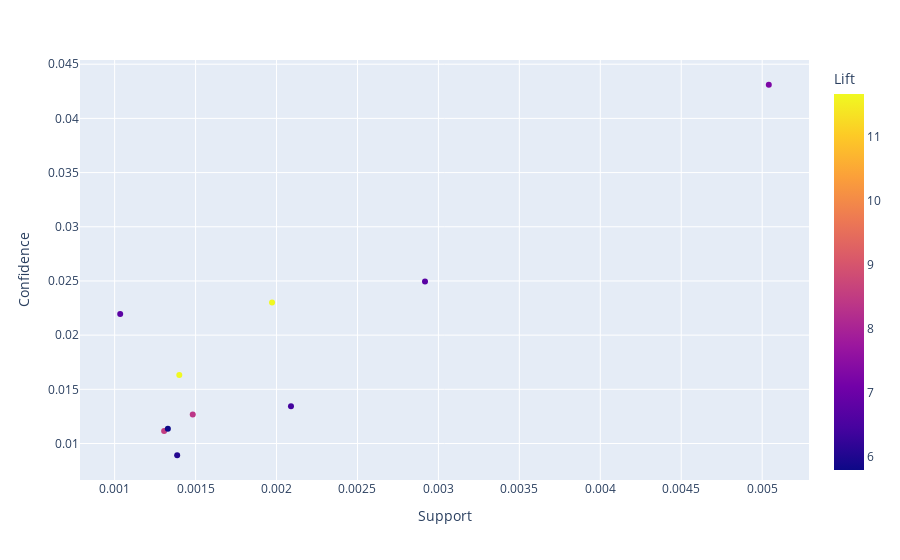

The cell this chart's notebook holds for it:
### Code cell
import plotly.express as px
fig = px.scatter(data_10_best, x='Support', y='Confidence', color='Lift')
fig.show()

### Figure 1 — Plotly figure (JSON) as saved in the notebook; plotly's stock layout.template omitted (floating-point values rounded to 4 significant figures)
{"data": [{"hovertemplate": "Support=%{x}<br>Confidence=%{y}<br>Lift=%{marker.color}<extra></extra>", "legendgroup": "", "marker": {"color": [11.67, 11.66, 8.529, 8.379, 7.271, 6.763, 6.737, 6.432, 6.048, 5.799], "coloraxis": "coloraxis", "symbol": "circle"}, "mode": "markers", "name": "", "orientation": "v", "showlegend": false, "type": "scatter", "x": [0.001399, 0.001972, 0.001306, 0.001482, 0.005041, 0.001034, 0.002917, 0.002089, 0.001386, 0.001329], "xaxis": "x", "y": [0.01633, 0.02302, 0.01116, 0.01268, 0.0431, 0.02195, 0.02494, 0.01344, 0.008916, 0.01136], "yaxis": "y"}], "layout": {"coloraxis": {"colorbar": {"title": {"text": "Lift"}}, "colorscale": [[0, "#0d0887"], [0.1111, "#46039f"], [0.2222, "#7201a8"], [0.3333, "#9c179e"], [0.4444, "#bd3786"], [0.5556, "#d8576b"], [0.6667, "#ed7953"], [0.7778, "#fb9f3a"], [0.8889, "#fdca26"], [1, "#f0f921"]]}, "legend": {"tracegroupgap": 0}, "margin": {"t": 60}, "xaxis": {"anchor": "y", "domain": [0, 1], "title": {"text": "Support"}}, "yaxis": {"anchor": "x", "domain": [0, 1], "title": {"text": "Confidence"}}}}
